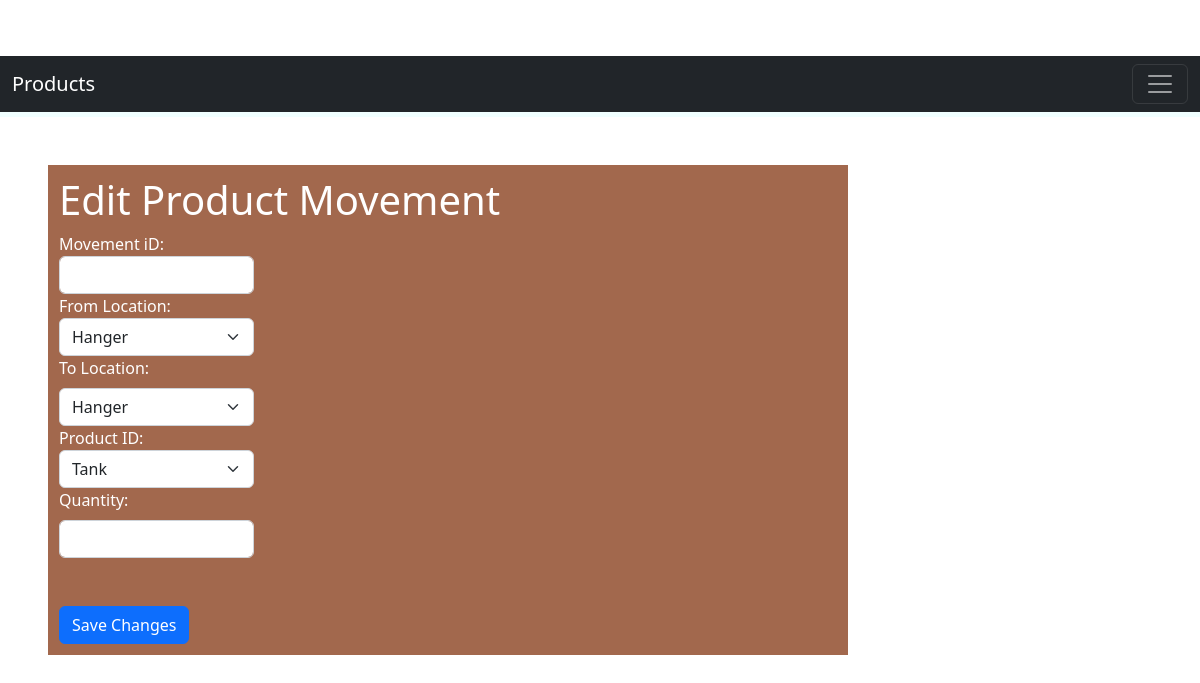
The page /edit_product_movement/shoe Transport on the database as committed earlier.
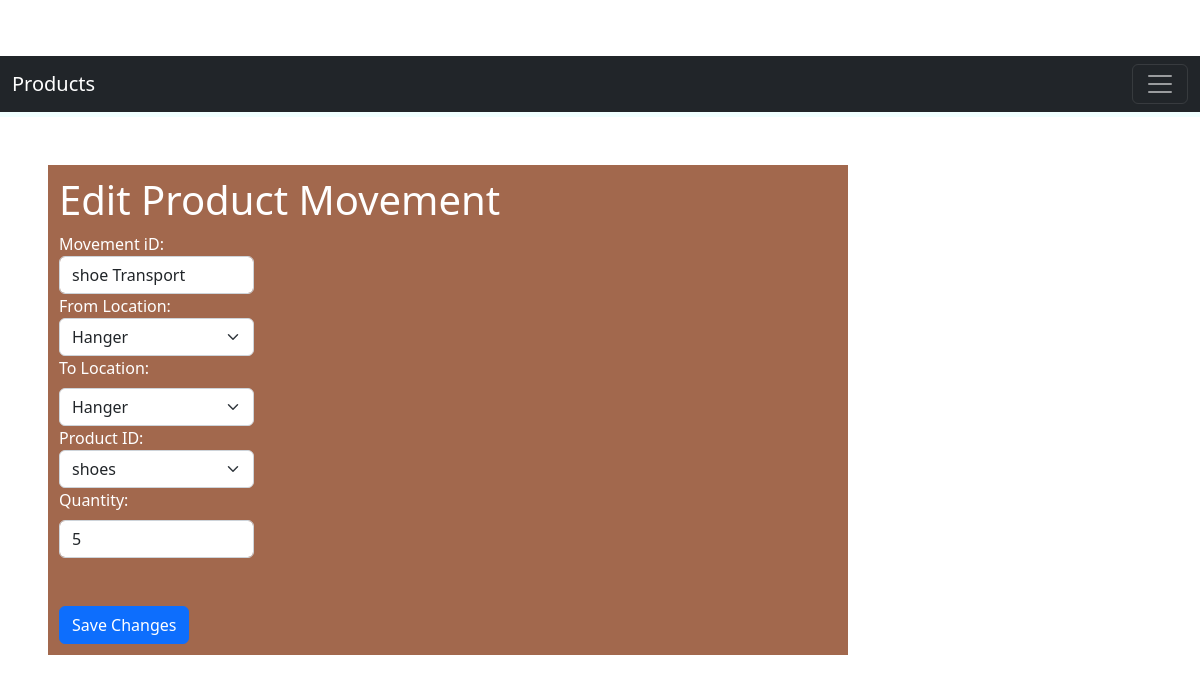
The same page on the database as committed later.
### models.py (models this page shows, shortened)
class ProductMovement(db.Model):
    __tablename__ = 'productMovement'
    movement_id = db.Column(db.String(50), primary_key=True)
    timestamp = db.Column(db.DateTime, nullable=False,default=datetime.datetime.now())
    from_location = db.Column(db.String(50), db.ForeignKey('location.location_id'))
    to_location = db.Column(db.String(50), db.ForeignKey('location.location_id'))
    product_id = db.Column(db.String(50), db.ForeignKey('product.product_id'))
    qty = db.Column(db.Integer, nullable=False)

### App.py (the view, shortened to what this page needs)
@app.route('/edit_product_movement/<movement_id>', methods=['GET', 'POST'])
def edit_product_movement(movement_id):
    product_movement = ProductMovement.query.filter_by(movement_id=movement_id).first()
    products = Product.query.all()
    locations = Location.query.all()
    return render_template('edit_product_movement.html', product_movement=product_movement, product=products, products=products, locations=locations)

### templates/edit_product_movement.html (shortened to what this page needs)
{% include "index.html" %}
<!DOCTYPE html>
<html>
  <head>
  </head>
  <body>
    <div class="all m-5 col-md-8 ">
    <h1>Edit Product Movement</h1>
    <form method="post" action="{{ url_for('edit_product_movement', movement_id=product_movement.movement_id) }}">
      <div class="col-md-3">
      <label >Movement iD: </label>
      <input type="text" class="form-control" name="movement_id" value="{{ product_movement.movement_id }}" required>
    </div>
    <div class="col-md-3">
      <label for="from_location">From Location:</label>
      <select class="form-select" name="from_location" >
        {% for location in locations %}
            <option value="{{ location.location_id }}" >{{ location.location_id }}</option>
        {% endfor %}
      </select>
    </div>
    <div class="col-md-3">
      <label class="form-label"  for="to_location">To Location:</label>
      <select class="form-select" name="to_location" >
        {% for location in locations %}
            <option value="{{ location.location_id }}">{{ location.location_id}}</option>
        {% endfor %}
      </select>
    </div>
      <div class="col-md-3">
      <label for="product_id">Product ID:</label>
      <select class="form-select" name="product_id" required>
        {% for product in products %}
          {% if product.product_id == product_movement.product_id %}
            <option value="{{ product.product_id }}" selected>{{ product.product_id }}</option>
          {% else %}
            <option value="{{ product.product_id }}">{{ product.product_id }}</option>
          {% endif %}
        {% endfor %}
      </select>
    </div>
      <div class="col-md-3">
      <label class="form-label" for="qty">Quantity:</label>
      <input type="number" class="form-control" name="qty" value="{{ product_movement.qty }}" required><br><br>
    </div>
      <button type="submit" class="btn btn-primary">Save Changes</button>
    </form>
  </div>
  </body>
</html>

Rows that differ between the two databases and show on the page:
added ProductMovement: movement_id "shoe Transport", qty "5"
Other text that changed with them:
form field product_id: "Tank" → "shoes"
